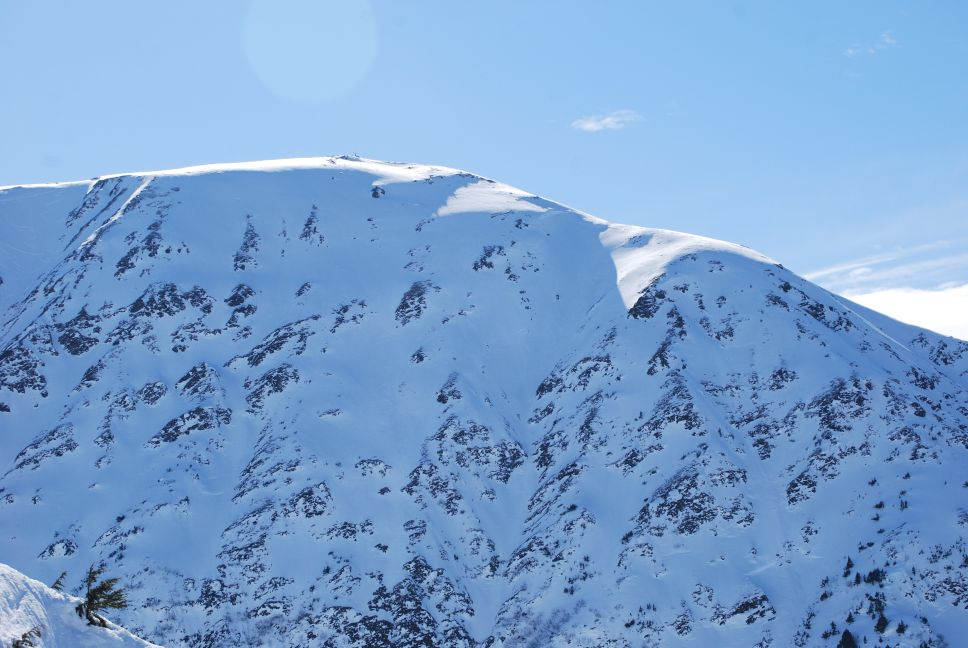
//> input picture computer_vision_cv4_tested/capture-transformer/Alaska-small.jpg, 968 x 648 px
$ ./sobel Alaska-small.jpg   (built with g++ and OpenCV 4)
//> lines starting //> are read from the running program, lines starting //| are printed output that depends on the picture
#include "opencv2/imgproc.hpp"
#include "opencv2/imgcodecs.hpp"
#include "opencv2/highgui.hpp"
#include <iostream>
using namespace cv;
using namespace std;
int main( int argc, char** argv )
{
  cv::CommandLineParser parser(argc, argv,
                               "{@input   |../data/lena.jpg|input image}"
                               "{ksize   k|1|ksize (hit 'K' to increase its value)}"
                               "{scale   s|1|scale (hit 'S' to increase its value)}"
                               "{delta   d|0|delta (hit 'D' to increase its value)}"
                               "{help    h|false|show help message}");
  cout << "The sample uses Sobel or Scharr OpenCV functions for edge detection\n\n";
  parser.printMessage();
  cout << "\nPress 'ESC' to exit program.\nPress 'R' to reset values ( ksize will be -1 equal to Scharr function )";
  // First we declare the variables we are going to use
  Mat image,src, src_gray;
  Mat grad;
  const String window_name = "Sobel Demo - Simple Edge Detector";
  int ksize = parser.get<int>("ksize");
  int scale = parser.get<int>("scale");
  int delta = parser.get<int>("delta");
  int ddepth = CV_16S;
  String imageName = parser.get<String>("@input");
  // As usual we load our source image (src)
  image = imread( imageName, IMREAD_COLOR ); // Load an image
//> image is the input picture: 648 rows x 968 cols, CV_8UC3; mean B, G, R 206.4, 160.4, 120.9
  // Check if image is loaded fine
  if( image.empty() )
  {
    printf("Error opening image: %s\n", imageName.c_str());
    return 1;
  }
  for (;;)
  {
    // Remove noise by blurring with a Gaussian filter ( kernel size = 3 )
    GaussianBlur(image, src, Size(3, 3), 0, 0, BORDER_DEFAULT);
    // Convert the image to grayscale
    cvtColor(src, src_gray, COLOR_BGR2GRAY);
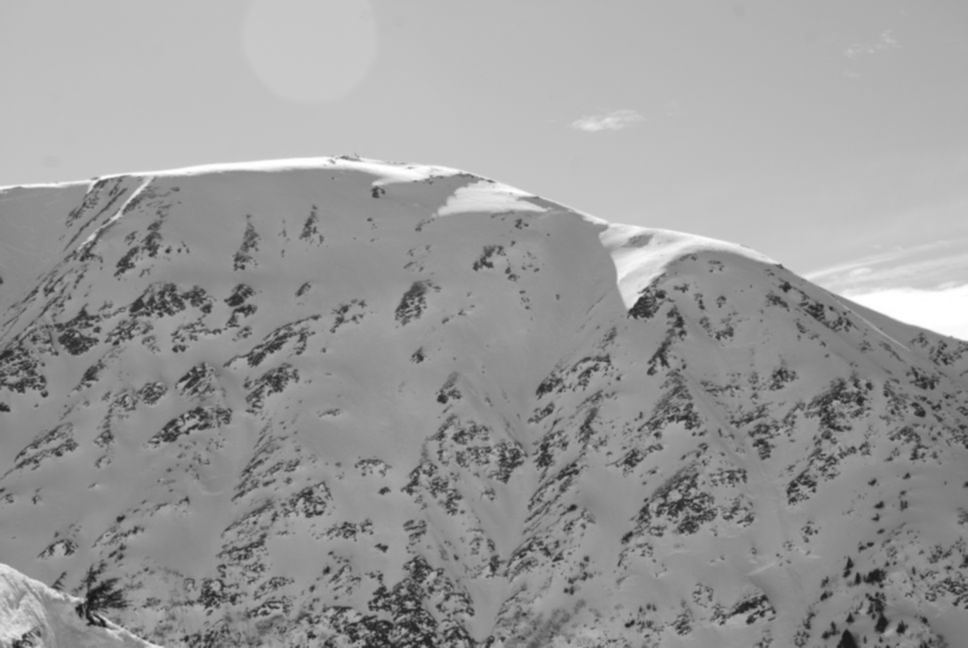
//> src_gray: 648 rows x 968 cols, CV_8UC1; min 21, max 255, mean 153.8
    Mat grad_x, grad_y;
    Mat abs_grad_x, abs_grad_y;
    Sobel(src_gray, grad_x, ddepth, 1, 0, ksize, scale, delta, BORDER_DEFAULT);
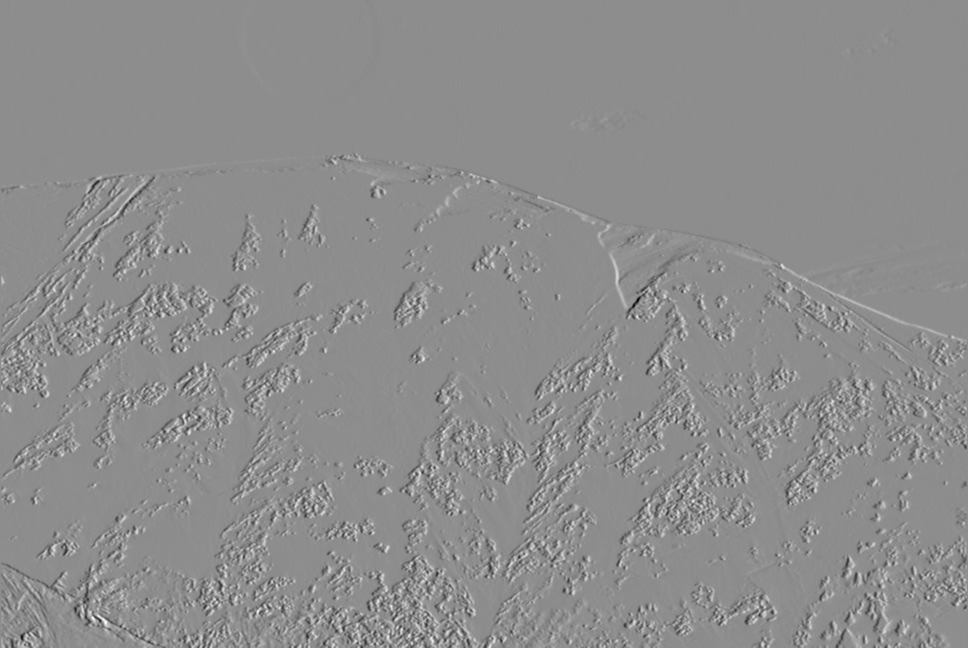
//> grad_x: 648 rows x 968 cols, CV_16SC1; min -129, max 103, mean 0; drawn with min black and max white
    Sobel(src_gray, grad_y, ddepth, 0, 1, ksize, scale, delta, BORDER_DEFAULT);
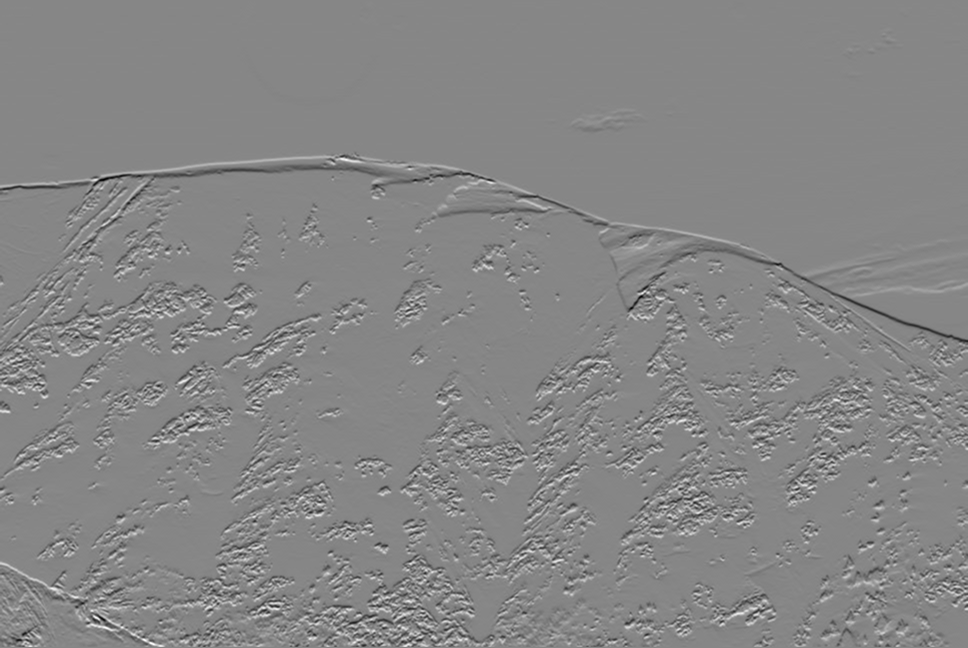
//> grad_y: 648 rows x 968 cols, CV_16SC1; min -124, max 111, mean -0.2; drawn with min black and max white
    // converting back to CV_8U
    convertScaleAbs(grad_x, abs_grad_x);
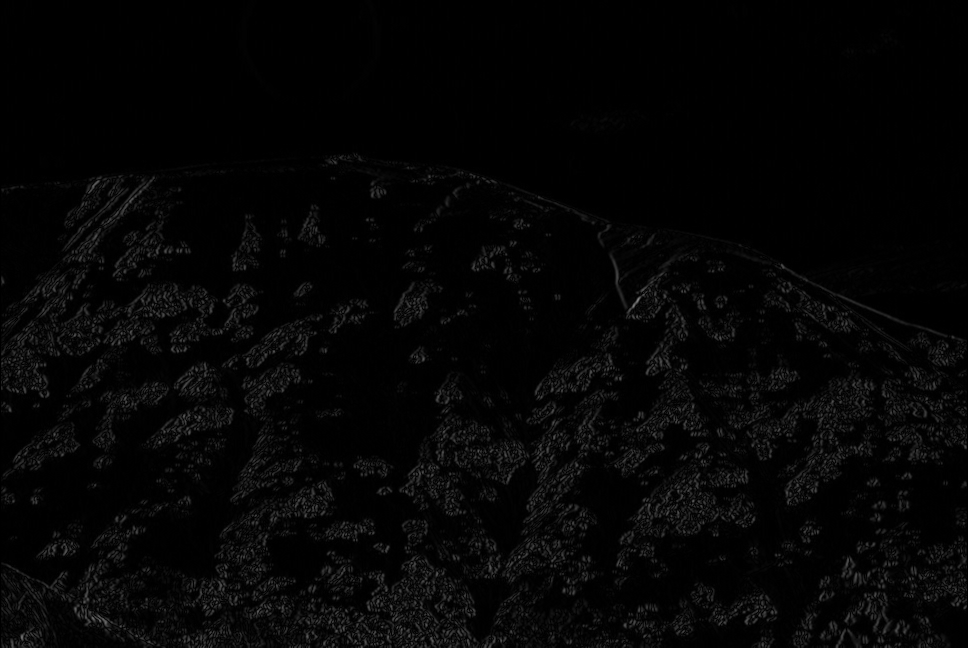
//> abs_grad_x: 648 rows x 968 cols, CV_8UC1; min 0, max 129, mean 5.1
    convertScaleAbs(grad_y, abs_grad_y);
    addWeighted(abs_grad_x, 0.5, abs_grad_y, 0.5, 0, grad);
    imshow(window_name, grad);
    char key = (char)waitKey(0);
//> the Esc key is pressed
    if(key == 27)
    {
      return 0;
//> (the program exits here)

$ run again, on computer_vision_cv4_tested/capture-transformer/Helsinki-Freeway.jpg
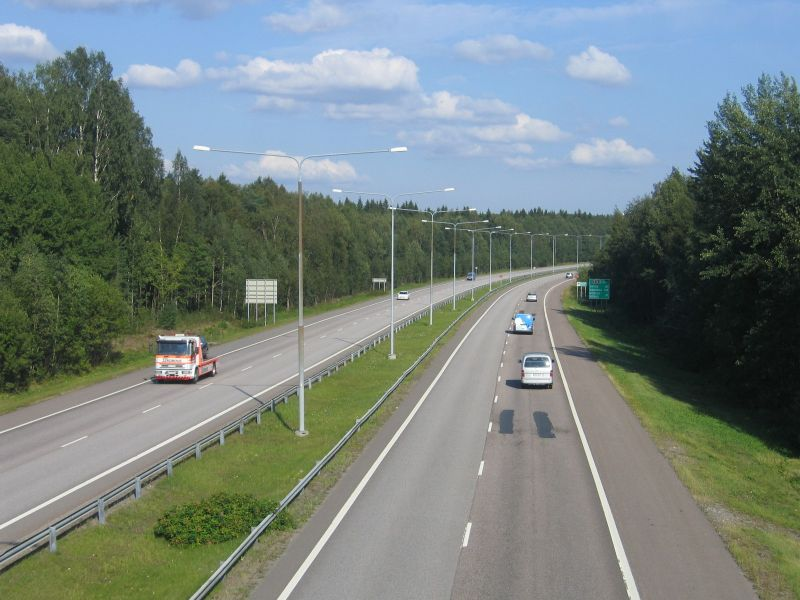
//> input picture computer_vision_cv4_tested/capture-transformer/Helsinki-Freeway.jpg, 800 x 600 px
//> image is the input picture: 600 rows x 800 cols, CV_8UC3; mean B, G, R 126.1, 129.9, 117.8
//> `Sobel(src_gray, grad_y, ddepth, 0, 1, ksize, scale, delta, BORDER_DEFA..`:
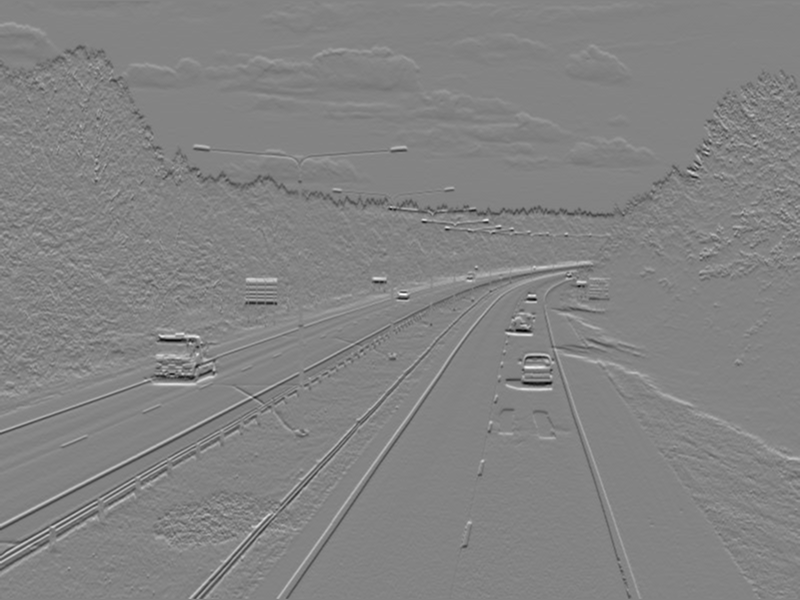
//> grad_y: 600 rows x 800 cols, CV_16SC1; min -131, max 124, mean -0.1; drawn with min black and max white
//> `convertScaleAbs(grad_y, abs_grad_y);`:
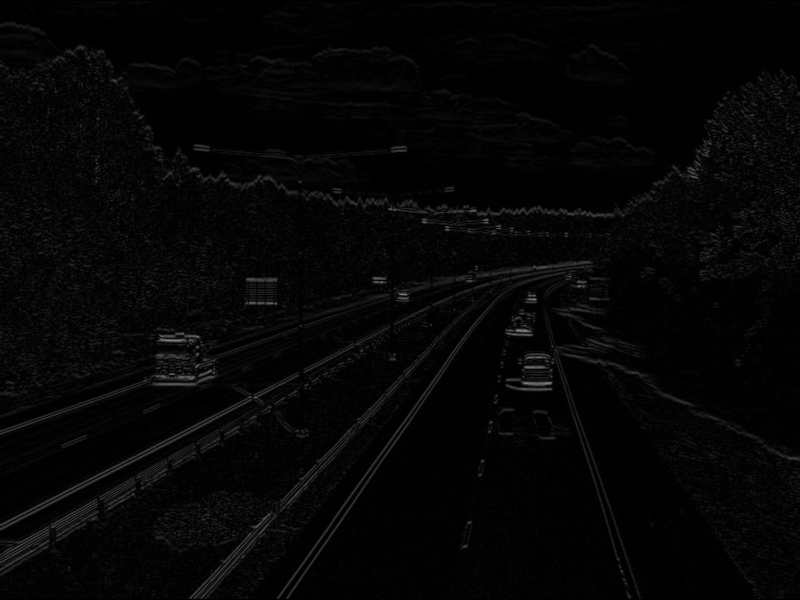
//> abs_grad_y: 600 rows x 800 cols, CV_8UC1; min 0, max 131, mean 5.3
